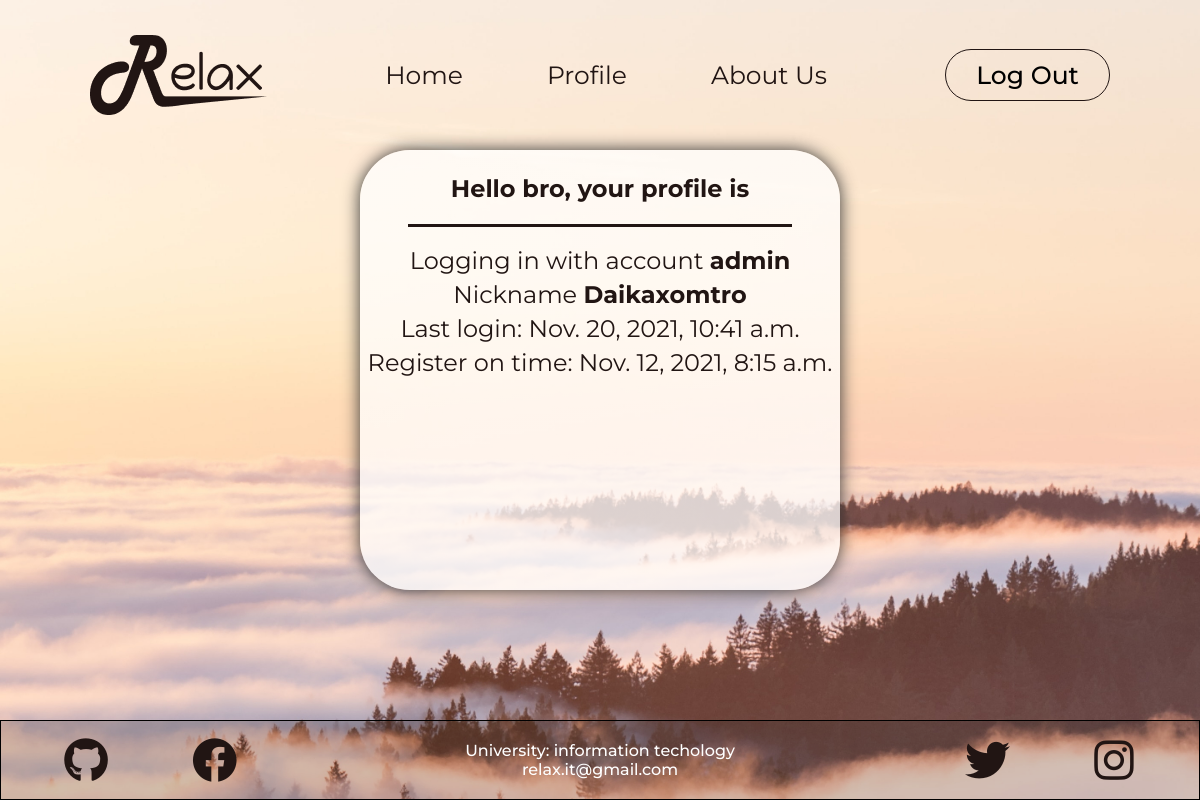
The app's page /profile/ (signed in), older data.
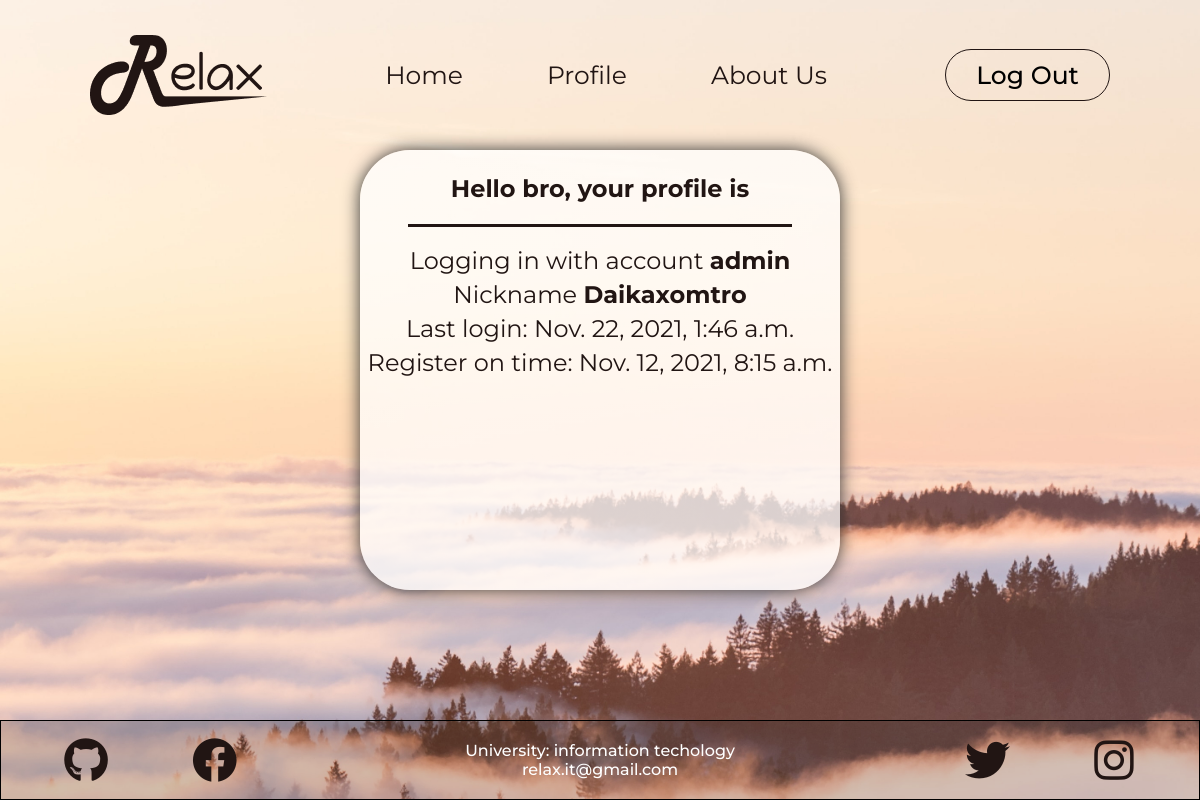
The same page, newer data.
### authencation/models.py (models this page shows, shortened)
class Users(AbstractUser):
    username_validator = UnicodeUsernameValidator()
    username = models.CharField(
        _('username'),
        max_length=40,
        unique=True,
        help_text=_('Required. 40 characters or fewer. Letters, digits and @/./+/-/_ only.'),
        validators=[username_validator],
        error_messages={
            'unique': _("A user with that username already exists."),
        },
    )
    first_name = None
    last_name = None
    password = models.CharField(max_length=100)
    nickname = models.CharField(_('Nickname'), max_length=100, unique=True)
    date_joined = models.DateTimeField(_('date joined'), default=timezone.now)

### relax/views.py (the view)
# urls.py: path('profile/', views.ProfilesClass.as_view(), name='profile'),
class ProfilesClass(View):
    def get(self, request):
        return render(request, "home/profile.html")

### templates/home/profile.html (shortened to what this page needs)
{% extends 'base.html' %}
{% block content %}
<div class="profile-container">
    {% if user.is_authenticated %}
    <div class="profile">
        <p id="title-profiles">Hello bro, your profile is</p>
        <div class="contents-profile">
            <p>Logging in with account <strong>{{ user.username}}</strong></p>
            <p>Nickname  <strong>{{ user.nickname}}</strong></p>
            <p>Last login: {{ user.last_login }}</p>
            <p>Register on time: {{ user.date_joined }}</p>
        </div>
    </div>
    {% endif %}
</div>
{% endblock %}

Row changes from the older to the newer data that the page shows:
changed Users "admin": last_login "Nov. 20, 2021, 10:41 a.m." → "Nov. 22, 2021, 1:46 a.m."
